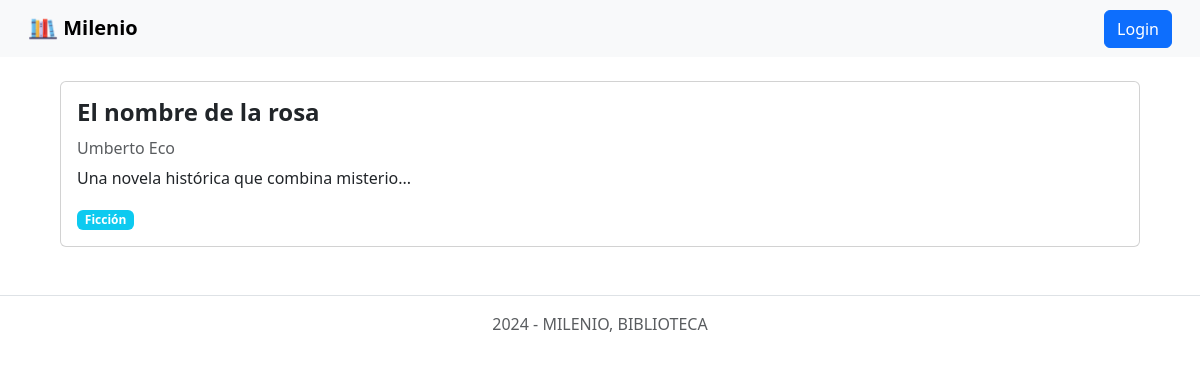
The app's page /detail/2 with its own data.
### tables this page shows
CREATE TABLE `libros` (
  `id` int(11) NOT NULL,
  `titulo` varchar(100) NOT NULL,
  `autor` varchar(100) NOT NULL,
  `reseña` text DEFAULT NULL,
  `genero_nombre` varchar(255) NOT NULL
);

### app/views/catalogo.view.php (called while the page is built, shortened)
<?php
class CatalogoView {
    public function showDetail($libro) {
        include_once 'templates/detail.phtml';
    }
}

### app/models/libro.model.php (called while the page is built, shortened)
<?php
class LibroModel {
    private $db;
    public function __construct() {
       $this->db = new PDO('mysql:host=localhost;dbname=milenio_db;charset=utf8', 'root', '');
    }
    public function getLibro($id) {
        $query = $this->db->prepare('SELECT * FROM libros WHERE id = ?');
        $query->execute([$id]);
        $libros = $query->fetch(PDO::FETCH_OBJ);
        return $libros;
    }
}

### templates/detail.phtml (the view, shortened to what this page needs)
<?php require 'templates/layout/header.phtml'; ?>
<div class="d-flex justify-content-center mt-4">
    <div class="card" style="width: 90%;">
        <div class="card-body">
            <h4 class="card-title mb-3 fw-bold"><?php echo $libro->titulo; ?></h4>
            <h6 class="card-subtitle mb-2 text-body-secondary"><?php echo $libro->autor; ?></h6>
            <p class="card-text"><?php echo $libro->reseña; ?></p>
            <span class="badge bg-info"><?php echo $libro->genero_nombre; ?></span>
        </div>
    </div>
</div>
<?php require 'templates/layout/footer.phtml';?>

### records on screen
libros: titulo "El nombre de la rosa", autor "Umberto Eco", reseña "Una novela histórica que combina misterio...", genero_nombre "Ficción"
